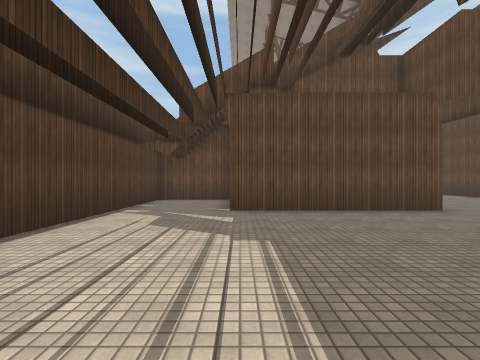
View 1 (above)

22 first-person views from a walk through a Unity game level. The camera is 1.4 m above the floor, looks level and sees 85° across. The floor is counted in squares, 2 m on a side. Each view is taken from the middle of a square. On the plan, view 1 faces up. The plan holds only what a view shows up to about 9 squares ahead; the rest is blank. The place goes on beyond the plan. Some surface patterns are stand-ins.

View 2
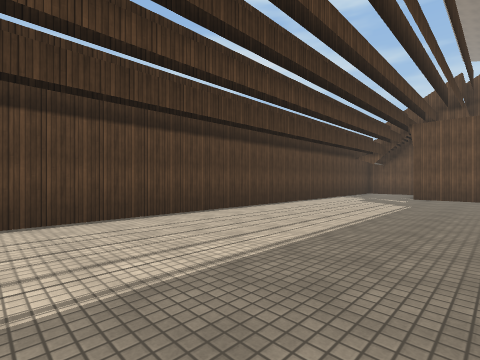

View 3
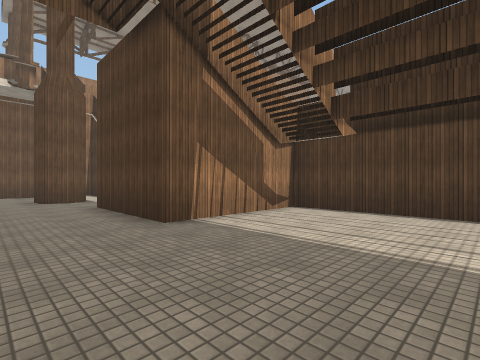

View 4
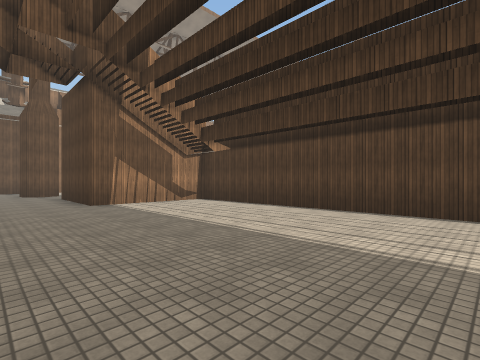

View 5
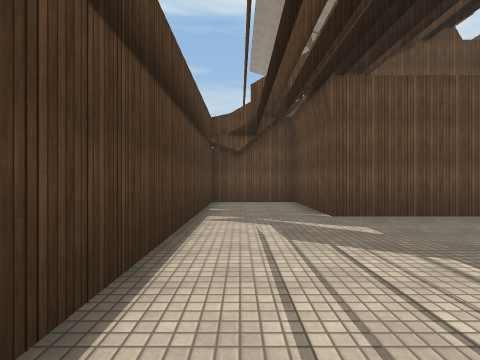

View 6
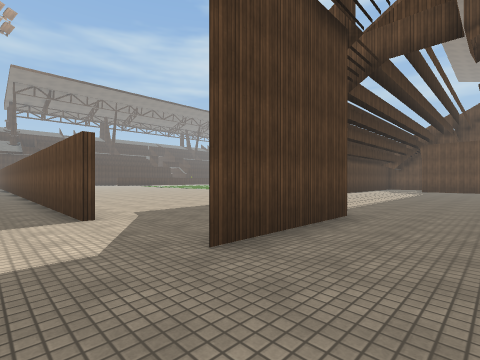

View 7
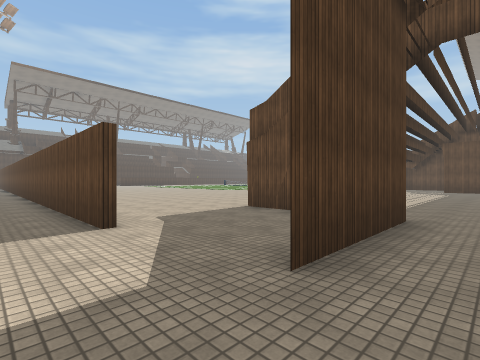

View 8
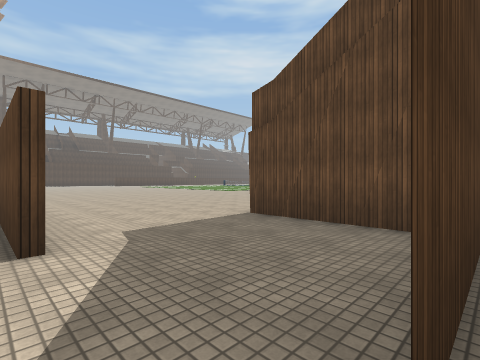

View 9
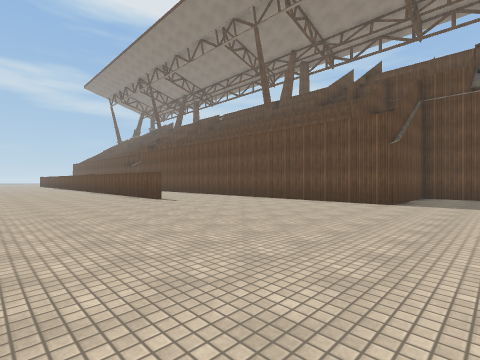

View 10
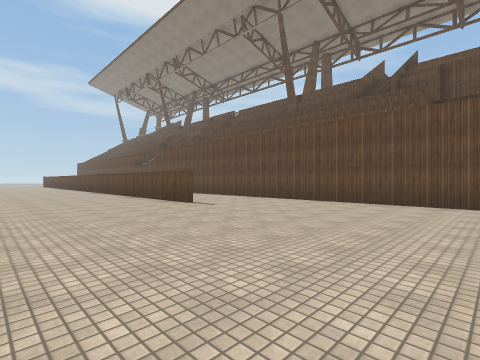

View 11
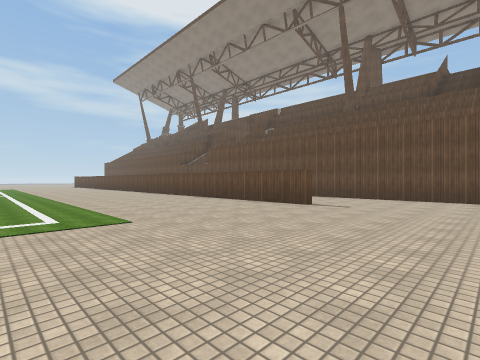

View 12
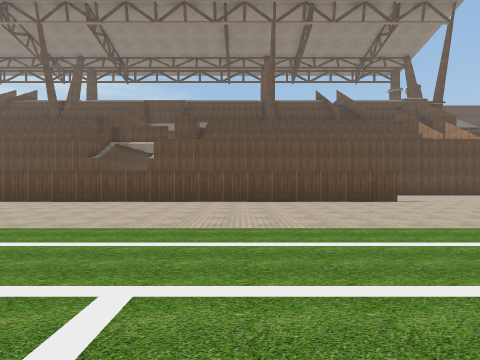

View 13
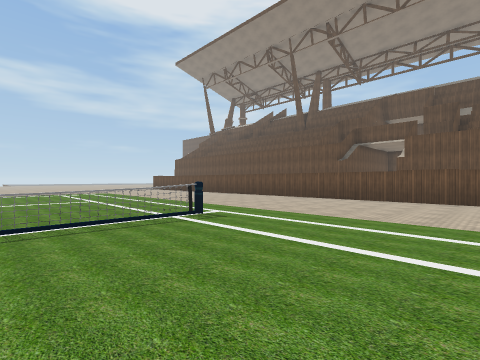

View 14
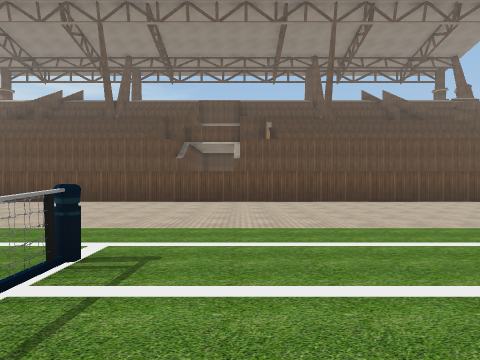

View 15
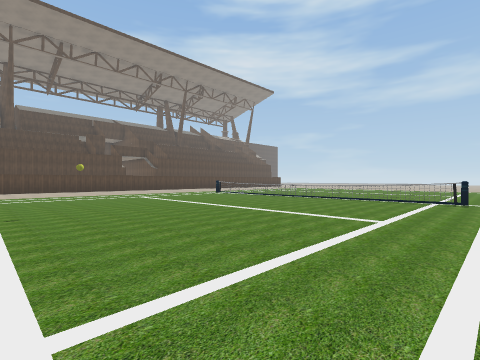

View 16
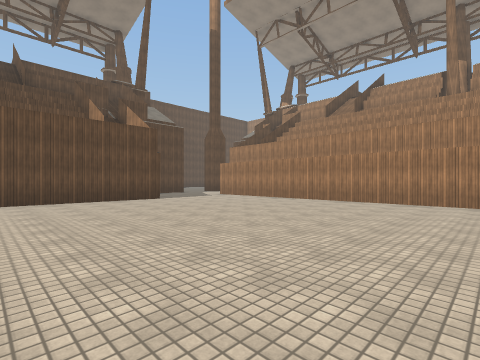

View 17
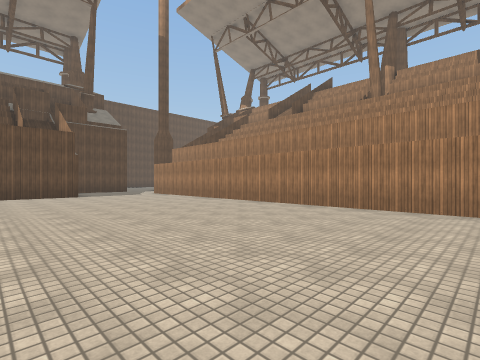

View 18
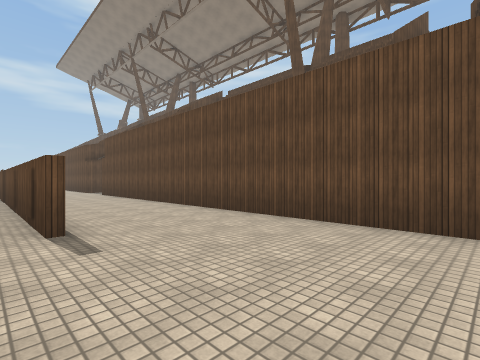

View 19
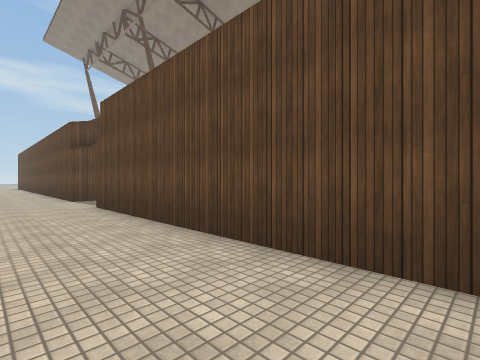

View 20
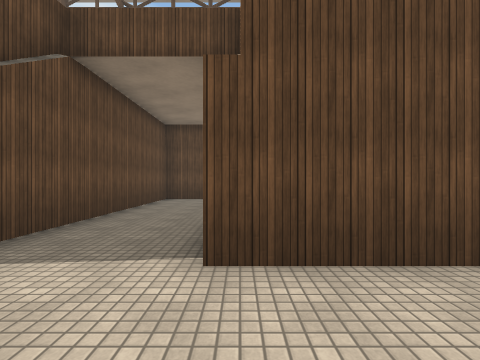

View 21
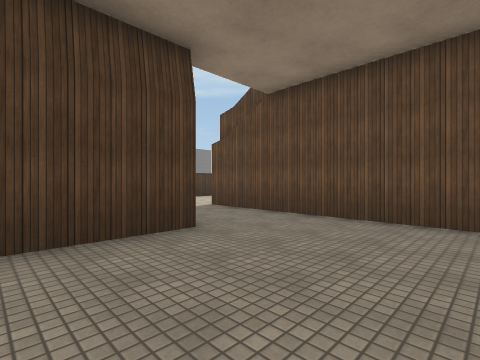

View 22
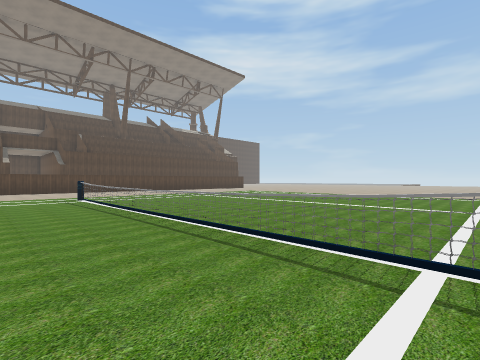

### Floor plan
Key: @ floor where view 1 was taken; # wall or solid block; . floor; = window, fence, low wall or low ledge.
Columns run from 24 left of view 1 to 3 right of it. Each row starts with its distance up from view 1.
 13     ..............# .#
 12    ...............# .#######
 11  .................#.........
 10 .#=========#......#.........
  9 ..................#..####...
  8   ................#..#..#...
  7       ............#..#..#...
  6     ..............#..#..####
  5     ..............#..#......
  4    ...............#..#......
  3   ................#..#......
  2   ................#..#.....
  1    ...............#..#......
  0            .......#..#..@...
 -1            ..........#......
 -2            ..........#......
 -3            ..........#......
 -4          ............#......
 -5          ............#......
 -6          ............#......
 -7          ............#####..
 -8          ................#..
 -9          ................#..
-10          ................#..
-11          ##############.....
-12                         ....

Where each view was taken, in squares from view 1:
view 1: 0 up, 0 right, facing up
view 2: 5 down, 2 right, facing up-left
view 3: 3 down, 3 right, facing down-left
view 4: 1 up, 3 right, facing down-left
view 5: 1 up, 2 left, facing up
view 6: 12 down, 3 right, facing up-left
view 7: 12 down, 2 right, facing up-left
view 8: 11 down, 1 right, facing up-left
view 9: 9 down, 11 left, facing up-right
view 10: 7 down, 11 left, facing up-right
view 11: 4 down, 13 left, facing up-right
view 12: 5 up, 15 left, facing right
view 13: 6 up, 16 left, facing up-right
view 14: 9 up, 15 left, facing right
view 15: 1 up, 12 left, facing up-left
view 16: 2 down, 12 left, facing down-right
view 17: 4 down, 15 left, facing down-right
view 18: 4 down, 7 left, facing up-right
view 19: 2 up, 5 left, facing up-right
view 20: 9 up, 5 left, facing right
view 21: 7 up, 3 right, facing up-left
view 22: 8 up, 13 left, facing up-left
